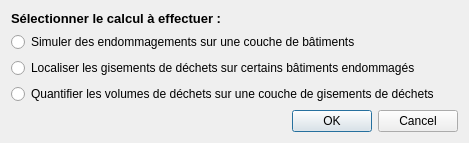
<?xml version="1.0" encoding="UTF-8"?>
<ui version="4.0">
 <class>Dialog</class>
 <widget class="QDialog" name="Dialog">
  <property name="geometry">
   <rect>
    <x>0</x>
    <y>0</y>
    <width>469</width>
    <height>134</height>
   </rect>
  </property>
  <property name="windowTitle">
   <string>Générer la couche de gisements de déchets</string>
  </property>
  <layout class="QVBoxLayout" name="verticalLayout_2">
   <item>
    <widget class="QLabel" name="label">
     <property name="text">
      <string>&lt;html&gt;&lt;head/&gt;&lt;body&gt;&lt;p&gt;&lt;span style=&quot; font-size:10pt; font-weight:600;&quot;&gt;Sélectionner le calcul à effectuer :&lt;/span&gt;&lt;/p&gt;&lt;/body&gt;&lt;/html&gt;</string>
     </property>
    </widget>
   </item>
   <item>
    <layout class="QVBoxLayout" name="verticalLayout">
     <item>
      <widget class="QRadioButton" name="radioButton_simuDamage">
       <property name="text">
        <string>Simuler des endommagements sur une couche de bâtiments</string>
       </property>
      </widget>
     </item>
     <item>
      <widget class="QRadioButton" name="radioButton_locateWasteSrc">
       <property name="text">
        <string>Localiser les gisements de déchets sur certains bâtiments endommagés</string>
       </property>
      </widget>
     </item>
     <item>
      <widget class="QRadioButton" name="radioButton_ComputeWasteVolume">
       <property name="text">
        <string>Quantifier les volumes de déchets sur une couche de gisements de déchets</string>
       </property>
      </widget>
     </item>
    </layout>
   </item>
   <item>
    <widget class="QDialogButtonBox" name="buttonBox">
     <property name="orientation">
      <enum>Qt::Horizontal</enum>
     </property>
     <property name="standardButtons">
      <set>QDialogButtonBox::Cancel|QDialogButtonBox::Ok</set>
     </property>
    </widget>
   </item>
  </layout>
 </widget>
 <resources/>
 <connections>
  <connection>
   <sender>buttonBox</sender>
   <signal>accepted()</signal>
   <receiver>Dialog</receiver>
   <slot>accept()</slot>
   <hints>
    <hint type="sourcelabel">
     <x>248</x>
     <y>254</y>
    </hint>
    <hint type="destinationlabel">
     <x>157</x>
     <y>274</y>
    </hint>
   </hints>
  </connection>
  <connection>
   <sender>buttonBox</sender>
   <signal>rejected()</signal>
   <receiver>Dialog</receiver>
   <slot>reject()</slot>
   <hints>
    <hint type="sourcelabel">
     <x>316</x>
     <y>260</y>
    </hint>
    <hint type="destinationlabel">
     <x>286</x>
     <y>274</y>
    </hint>
   </hints>
  </connection>
 </connections>
</ui>
